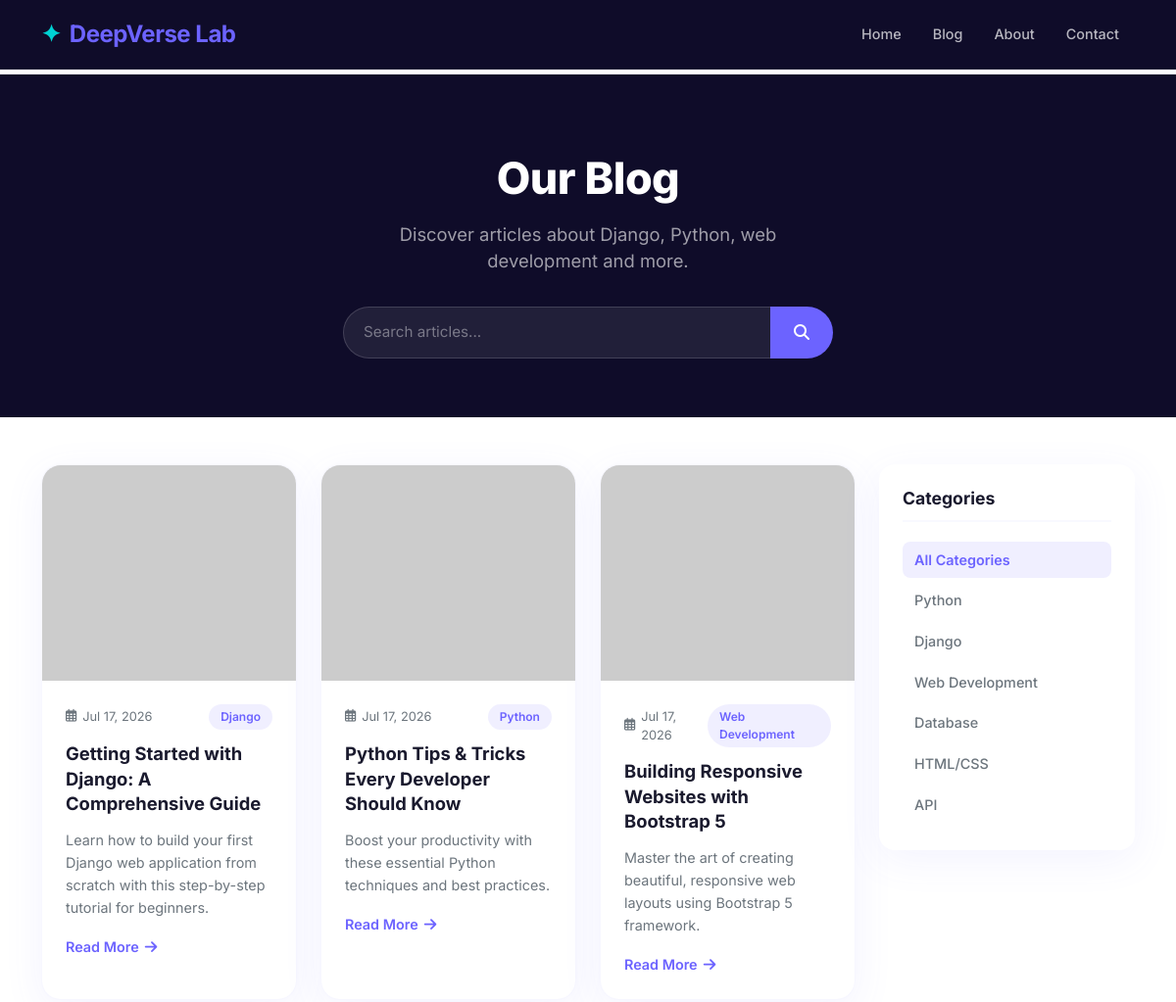
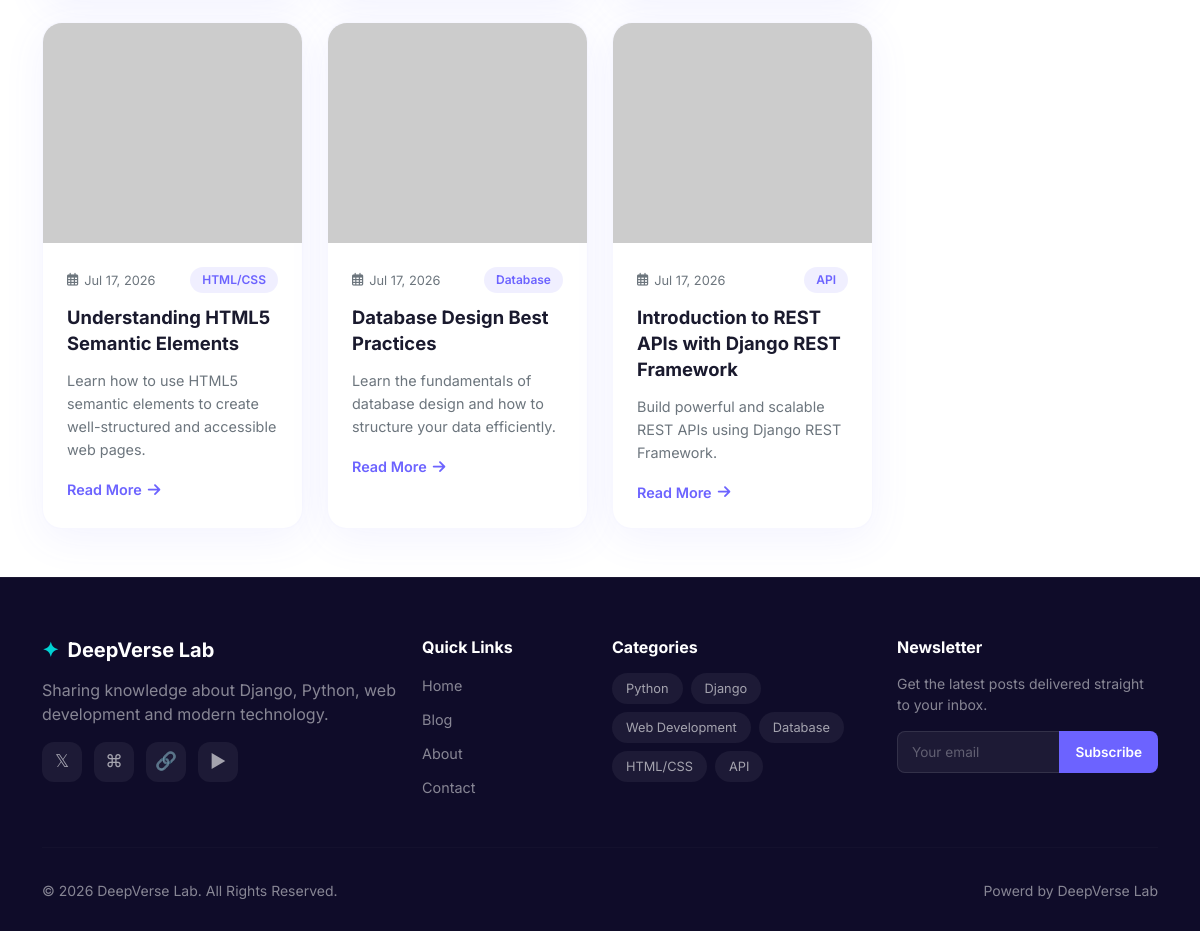
Screenshot of /blog/ with the database file from the repository (2 pictures, top to bottom).
### blog/models.py (models this page shows, shortened)
class Blog(models.Model):
    title = models.CharField(max_length=255)
    short_description = models.CharField(max_length=255)
    slug = models.SlugField(unique=True, blank=False, null=False)
    content = RichTextField()
    image = models.ImageField(upload_to="blog/", null=True, blank=True)
    category = models.ForeignKey(Category, on_delete=models.SET_NULL, null=True, blank=True, related_name='blogs')
    status = models.CharField(choices={
        'Published': 'Published',
        'Unpublished': 'Unpublished'
    })
    created_at = models.DateField(auto_now=True)
    updated_at = models.DateField(auto_now=True)
    class Meta:
        db_table = 'blogs'
        verbose_name = 'Blog'
        verbose_name_plural = "Blogs"

class Category(models.Model):
    name = models.CharField(max_length=100)
    slug = models.SlugField(unique=True)
    class Meta:
        verbose_name_plural = "Categories"

### blog/views.py (the view)
# urls.py: path('blog/', views.blog_list, name='blog_list'),
def blog_list(request):
    posts = Blog.objects.filter(status='Published').order_by('-created_at')
    categories = Category.objects.all()
    selected_category = request.GET.get('category')
    if selected_category:
        posts = posts.filter(category__slug=selected_category)
    context = {
        'title': 'Blog',
        'posts': posts,
        'categories': categories,
        'selected_category': selected_category,
    }
    return render(request, 'blog/blog_list.html', context=context)

### blog/context_processors.py (called while the page is built)
def categories(request):
    return {
        'categories': Category.objects.all()
    }

### blog/templates/blog/blog_list.html (shortened to what this page needs)
{% extends "layout/base.html" %}
{% block content %}
<section class="page-hero">
    <div class="container text-center">
        <h1 class="page-hero-title">Our Blog</h1>
        <p class="page-hero-subtitle">Discover articles about Django, Python, web development and more.</p>
        <form class="hero-search mx-auto" action="{% url 'blog:search' %}" method="GET">
            <div class="input-group">
                <input type="text" name="q" class="form-control" placeholder="Search articles..." required>
                <button class="btn btn-search" type="submit"><i class="fas fa-search"></i></button>
            </div>
        </form>
    </div>
</section>
<section class="blog-section py-5">
    <div class="container">
        <div class="row">
            <div class="col-lg-9">
                {% if posts %}
                <div class="row g-4">
                    {% for post in posts %}
                    <div class="col-lg-4 col-md-6">
                        <article class="blog-card">
                            <div class="blog-card-image">
                            </div>
                            <div class="blog-card-body">
                                <div class="blog-card-meta d-flex justify-content-between align-items-center">
                                    <span class="blog-date"><i class="far fa-calendar-alt"></i> {{ post.created_at|date:"M d, Y" }}</span>
                                    {% if post.category %}
                                    <a href="{% url 'blog:blog_by_category' post.category.slug %}" class="category-badge">{{ post.category.name }}</a>
                                    {% endif %}
                                </div>
                                <h3 class="blog-card-title">
                                    <a href="{% url 'blog:blog_detail' post.slug %}">{{ post.title }}</a>
                                </h3>
                                <p class="blog-card-text">{{ post.short_description|truncatewords:20 }}</p>
                                <a href="{% url 'blog:blog_detail' post.slug %}" class="blog-card-link">
                                    Read More <i class="fas fa-arrow-right"></i>
                                </a>
                            </div>
                        </article>
                    </div>
                    {% endfor %}
                </div>
                {% endif %}
            </div>
            <div class="col-lg-3">
                <aside class="blog-sidebar">
                    <div class="sidebar-widget">
                        <h5 class="sidebar-title">Categories</h5>
                        <ul class="category-list">
                            <li>
                                <a href="{% url 'blog:blog_list' %}" class="category-link {% if not selected_category %}active{% endif %}">
                                    All Categories
                                </a>
                            </li>
                            {% for cat in categories %}
                            <li>
                                <a href="{% url 'blog:blog_by_category' cat.slug %}" class="category-link {% if selected_category == cat.slug %}active{% endif %}">
                                    {{ cat.name }}
                                </a>
                            </li>
                            {% endfor %}
                        </ul>
                    </div>
                </aside>
            </div>
        </div>
    </div>
</section>
{% endblock %}

### templates/layout/partials/__footer.html (shortened to what this page needs)
<footer class="footer-section">
    <div class="container">
        <div class="row g-4">
            <div class="col-lg-4">
                <h5 class="fw-bold mb-3"><span class="brand-icon">✦</span> DeepVerse Lab</h5>
                <p class="text-white-50 mb-3">Sharing knowledge about Django, Python, web development and modern technology.</p>
                <div class="social-links">
                    <a href="#" class="social-link" aria-label="Twitter">𝕏</a>
                    <a href="#" class="social-link" aria-label="GitHub">⌘</a>
                    <a href="#" class="social-link" aria-label="LinkedIn">🔗</a>
                    <a href="#" class="social-link" aria-label="YouTube">▶</a>
                </div>
            </div>
            <div class="col-lg-2 col-md-4">
                <h6 class="fw-bold mb-3">Quick Links</h6>
                <ul class="footer-links">
                    <li><a href="/">Home</a></li>
                    <li><a href="{% url 'blog:blog_list' %}">Blog</a></li>
                    <li><a href="/about/">About</a></li>
                    <li><a href="{% url 'business:contact_us' %}">Contact</a></li>
                </ul>
            </div>
            <div class="col-lg-3 col-md-4">
                <h6 class="fw-bold mb-3">Categories</h6>
                <div class="tag-cloud">
                    {% for cat in categories %}
                    <a href="{% url 'blog:blog_by_category' cat.slug %}" class="tag-badge">{{ cat.name }}</a>
                    {% empty %}
                    <span class="text-white-50 small">No categories yet</span>
                    {% endfor %}
                </div>
            </div>
            <div class="col-lg-3 col-md-4">
                <h6 class="fw-bold mb-3">Newsletter</h6>
                <p class="text-white-50 small">Get the latest posts delivered straight to your inbox.</p>
                <form class="newsletter-form" method="POST">
                    <div class="input-group">
                        <input type="email" class="form-control" placeholder="Your email" required>
                        <button class="btn btn-subscribe" type="submit">Subscribe</button>
                    </div>
                </form>
            </div>
        </div>
        <hr class="footer-divider">
        <div class="row">
            <div class="col-md-6 text-center text-md-start">
                <p class="mb-0 text-white-50 small">&copy; 2026 DeepVerse Lab. All Rights Reserved.</p>
            </div>
            <div class="col-md-6 text-center text-md-end">
                <p class="mb-0 text-white-50 small">Powerd by DeepVerse Lab</p>
            </div>
        </div>
    </div>
</footer>

### rows the page displays
Blog: created_at "Jul 17, 2026", category.name "Django", title "Getting Started with Django: A Comprehensive Guide", short_description "Learn how to build your first Django web application from scratch with this step-by-step tutorial for beginners."
Blog: created_at "Jul 17, 2026", category.name "Python", title "Python Tips & Tricks Every Developer Should Know", short_description "Boost your productivity with these essential Python techniques and best practices."
Blog: created_at "Jul 17, 2026", category.name "Web Development", title "Building Responsive Websites with Bootstrap 5", short_description "Master the art of creating beautiful, responsive web layouts using Bootstrap 5 framework."
Blog: created_at "Jul 17, 2026", category.name "HTML/CSS", title "Understanding HTML5 Semantic Elements", short_description "Learn how to use HTML5 semantic elements to create well-structured and accessible web pages."
Blog: created_at "Jul 17, 2026", category.name "Database", title "Database Design Best Practices", short_description "Learn the fundamentals of database design and how to structure your data efficiently."
Blog: created_at "Jul 17, 2026", category.name "API", title "Introduction to REST APIs with Django REST Framework", short_description "Build powerful and scalable REST APIs using Django REST Framework."
Category: name "Python"
Category: name "Django"
Category: name "Web Development"
Category: name "Database"
Category: name "HTML/CSS"
Category: name "API"
